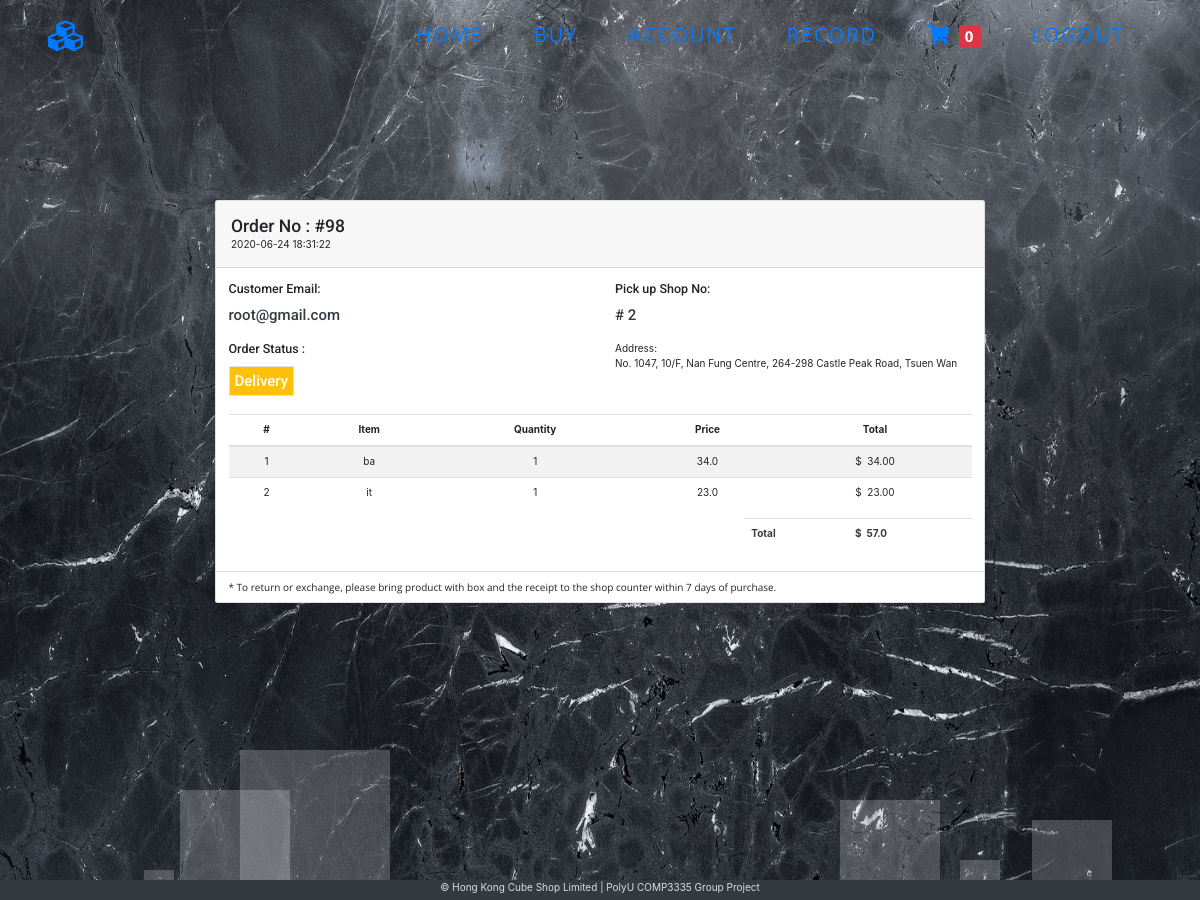
The app's page /viewOrderDetails.php?orderID=98 (signed in) with its own data.
### tables this page shows
CREATE TABLE `orders` (
  `orderID` int(10) NOT NULL,
  `customerEmail` varchar(50) NOT NULL,
  `consignmentStoreID` int(10) NOT NULL,
  `shopID` int(6) NOT NULL,
  `orderDateTime` datetime NOT NULL,
  `status` int(1) NOT NULL COMMENT 'The orders should include 3 statuses:  \n1.     “Delivery”: The parts are delivering to shop  \n2.     “Awaiting”: Goods are ready for pick up  \n3.     “Completed”: The goods has been picked up from customer  ',
  `totalPrice` decimal(10,1) NOT NULL
);

CREATE TABLE `shop` (
  `shopID` int(6) NOT NULL,
  `address` varchar(255) NOT NULL
);

CREATE TABLE `orderitem` (
  `orderID` int(10) NOT NULL,
  `goodsNumber` int(10) NOT NULL,
  `quantity` int(7) NOT NULL,
  `sellingPrice` decimal(10,1) NOT NULL
);

CREATE TABLE `goods` (
  `goodsNumber` int(10) NOT NULL,
  `consignmentStoreID` int(10) NOT NULL,
  `goodsName` varchar(255) NOT NULL,
  `stockPrice` decimal(10,1) NOT NULL,
  `remainingStock` int(7) NOT NULL DEFAULT '0',
  `status` int(1) NOT NULL COMMENT 'The goods should include 2 stock status:  \n1. “Available”: Show only the available goods.  \n2. “Unavailable”: The goods has been discontinued or not already for sell.  '
);

### www/viewOrderDetails.php (the view, shortened to what this page needs)
<?php
require "header.php";
?>
<link rel="stylesheet" href="https://stackpath.bootstrapcdn.com/bootstrap/4.3.1/css/bootstrap.min.css">
<link rel="stylesheet" href="css/viewOrderDetails.css">
<?php
if (isset($_GET['orderID'])) {
    $role = $_SESSION['role'];
    if ($role == 'customer') {
        $stmt = $conn->prepare("SELECT * FROM orders WHERE orderID = ? && customerEmail = ?");
        $email = $_SESSION['Email'];
        $orderID = $_GET['orderID'];
        $stmt->bind_param("is", $orderID, $email);
        $stmt->execute();
        $result = $stmt->get_result();
    } else if ($role == 'tenant') {
        if (isset($_SESSION['tid'])) {
            $stmt = $conn->prepare("SELECT * FROM orders, consignmentstore, tenant WHERE consignmentstore.consignmentStoreID = orders.consignmentStoreID AND consignmentstore.tenantID = tenant.tenantID AND orderID = ? AND tenant.tenantID = ?");
            $orderID = $_GET['orderID'];
            $stmt->bind_param("is", $orderID, $_SESSION['tid']);
            $stmt->execute();
            $result = $stmt->get_result();
            $numRow = mysqli_num_rows($result);
        } else {
            header("Location: index.php");
            exit();
        }
    }
?>
    <div class="body-container">
        <div class="anim">
            <ui class="box-area">
                <li></li>
                <li></li>
                <li></li>
                <li></li>
            </ui>
        </div>
        <div class="offset-xl-2 col-xl-8 col-lg-12 col-md-12 col-sm-12 col-12 padding form-body">
            <div class="card" data-aos="zoom-in-up">
                <div class="card-header p-4">
                    <div class="float-left">
                        <?php
                        while ($row = mysqli_fetch_assoc($result)) { ?>
                            <h3 class="mb-0">Order No : #<?= $row['orderID'] ?></h3>
                            <?= $row['orderDateTime'] ?>
                    </div>
                </div>
                <div class="card-body">
                    <div class="row mb-4">
                        <div class="col-sm-6">
                            <h5 class="mb-3">Customer Email:</h5>
                            <h4 class="text-dark mb-1"><?= $row['customerEmail'] ?></h4>
                            <br>
                            <h5 class="mb-3">Order Status : </h5>
                            <?php
                            if ($row['status'] == 1) {
                                echo '<h4 class=" mb-1 text-white border float-left bg-warning p-2">Delivery</h4>';
                            } else if ($row['status'] == 2) {
                                echo '<h4 class=" mb-1 text-white border float-left bg-success p-2">Awaiting</h4>';
                            } else if ($row['status'] == 3) {
                                echo '<h4 class="mb-1 text-white border float-left bg-info p-2">Completed</h4>';
                            }
                            ?>
                        </div>
                        <div class="col-sm-6 ">
                            <h5 class="mb-3">Pick up Shop No:</h5>
                            <h4 class="text-dark mb-1"># <?= $row['shopID'] ?></h4>
                            <br>
                            <div>Address: </div>
                            <?php
                            $stmtGetShopAdd = $conn->prepare("SELECT * FROM shop where shopID =? ");
                            $stmtGetShopAdd->bind_param("i", $row['shopID']);
                            $stmtGetShopAdd->execute();
                            $shopResult = $stmtGetShopAdd->get_result();
                            $shopAddress = mysqli_fetch_assoc($shopResult);
                            ?>
                            <div><?= $shopAddress['address'] ?></div>
                        </div>
                    </div>
                    <div class="table-responsive-sm">
                        <table class="table table-striped">
                            <thead>
                                <tr class="text-center">
                                    <th>#</th>
                                    <th>Item</th>
                                    <th>Quantity</th>
                                    <th>Price</th>
                                    <th>Total</th>
                                </tr>
                            </thead>
                            <tbody>
                                <?php
                                $stmtGetOrderItem = $conn->prepare("SELECT * FROM orderitem where orderID = ?");
                                $stmtGetOrderItem->bind_param("i", $row['orderID']);
                                $stmtGetOrderItem->execute();
                                $orderItemResult = $stmtGetOrderItem->get_result();
                                $printListCount = 1;
                                while ($orderItemRow = mysqli_fetch_assoc($orderItemResult)) { ?>
                                    <tr class="text-center">
                                        <td><?= $printListCount ?></td>
                                        <td>
                                            <?php
                                            $stmtGetItemName = $conn->prepare("SELECT * FROM goods where goodsNumber = ?");
                                            $stmtGetItemName->bind_param("i", $orderItemRow['goodsNumber']);
                                            $stmtGetItemName->execute();
                                            $itemResult = $stmtGetItemName->get_result();
                                            $itemAss = mysqli_fetch_assoc($itemResult);
                                            echo $itemAss['goodsName'];
                                            ?>
                                        </td>
                                        <td><?= $orderItemRow['quantity'] ?></td>
                                        <td><?= $orderItemRow['sellingPrice'] ?></td>
                                        <td>
                                            <?php
                                            $totalPerRow = $orderItemRow['quantity'] * $orderItemRow['sellingPrice'];
                                            echo '$&nbsp;&nbsp;' . number_format($totalPerRow, 2);
                                            ?>
                                        </td>
                                    </tr>
                                <?php
                                    $printListCount++;
                                }
                                ?>
                            </tbody>
                        </table>
                    </div>
                    <div class="row">
                        <div class="col-lg-4 col-sm-5">
                        </div>
                        <div class="col-lg-4 col-sm-5 ml-auto">
                            <table class="table table-clear">
                                <tbody>
                                    <tr>
                                        <td class="left">
                                            <strong class="text-dark">Total</strong> </td>
                                        <td class="right">
                                            <strong class="text-dark">$&nbsp;&nbsp;<?= $row['totalPrice'] ?></strong>
                                        </td>
                                    </tr>
                                </tbody>
                            </table>
                        </div>
                    </div>
                </div>
                <div class="card-footer bg-white">
                    <p class="mb-0">* To return or exchange, please bring product with box and the receipt to the shop counter within 7 days of purchase.</p>
                </div>
            </div>
        </div>
    </div>
<?php
                        }
                    } else {
                        header("Location: index.php");
                        exit();
                    }
?>
<?php
require "footer.php";
?>

### www/css/global.css (style rules this page uses)
* { margin: 0; padding: 0; box-sizing: border-box; }
html { font-size: 10px; line-height: 1.5; color: #ddd; height: 100%; width: 100%; }
h1, h2, h3, h4, h5, h6 { font-family: "Roboto", sans-serif; }
p, a, ul, li, span, label { font-family: "Open Sans", sans-serif; }
body { overflow-x: hidden; background-color: #111; height: 100%; }
.body-container { min-height: 100vh; align-items: center; }
.box-area { position: absolute; top: 0; left: 0; width: 100%; height: 100%; overflow: hidden; z-index: -1; }
.box-area li { position: absolute; display: block; list-style: none; width: 2.5rem; height: 2.5rem; overflow: hidden; background: rgba(255, 255, 255, 0.2); animation: animate 5s linear infinite; bottom: 0; }
.box-area li:nth-child(1) { left: 86%; width: 8rem; height: 8rem; animation-delay: 0s; }
.box-area li:nth-child(3) { left: 70%; width: 10rem; height: 10rem; animation-delay: 5.5s; }
.box-area li:nth-child(4) { left: 20%; width: 15rem; height: 15rem; animation-delay: 0s; animation-duration: 15s; }
.box-area li:nth-child(6) { left: 15%; width: 11rem; height: 11rem; animation-delay: 3.5s; }

### www/css/viewOrderDetails.css (style rules this page uses)
.form-body { margin-top: 10rem; }
.card { top: 10rem; }
body { background: url("../img/orderDetailsBG.jpg"); background-repeat: no-repeat; background-size: 100% 120%; }

### records on screen
orders: orderID "98", orderDateTime "2020-06-24 18:31:22", customerEmail "root@gmail.com", status "Delivery", shopID "2", shop.address "No. 1047, 10/F, Nan Fung Centre, 264-298 Castle Peak Road, Tsuen Wan", totalPrice "57.0"
orderitem: goodsNumber.goodsName "ba", quantity "1", sellingPrice "34.0", totalPerRow "34.00"
orderitem: goodsNumber.goodsName "it", quantity "1", sellingPrice "23.0", totalPerRow "23.00"

### other values on screen
$rows "0"
